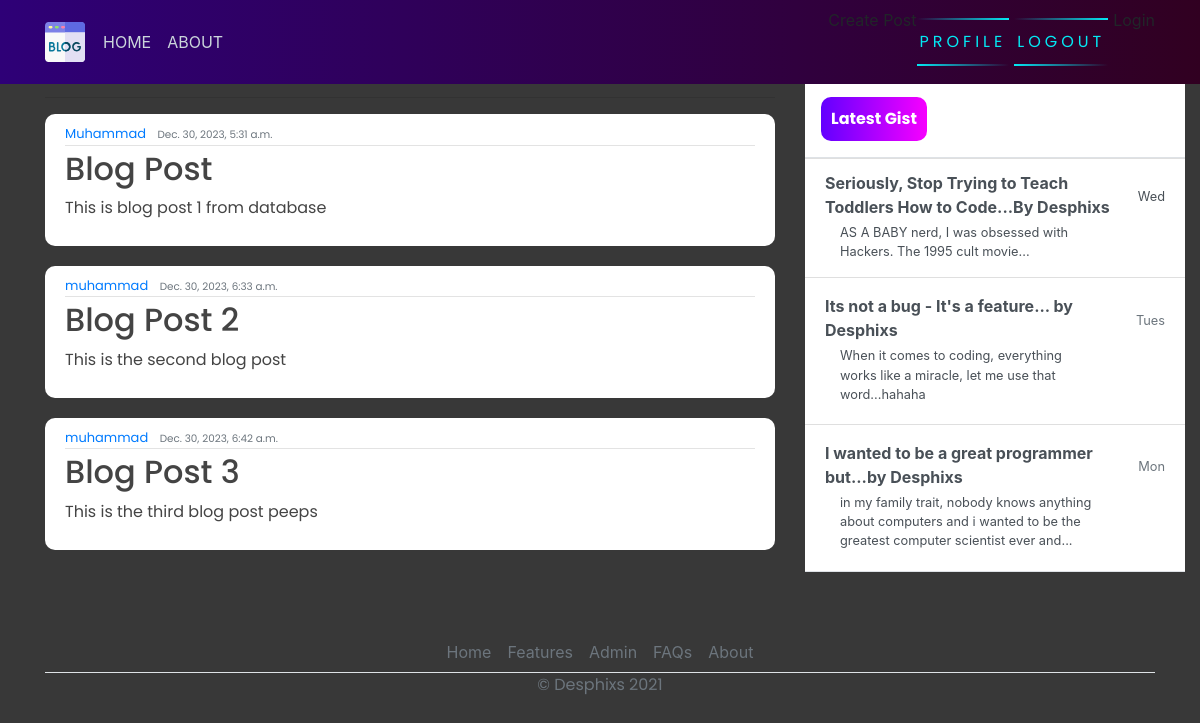
The page / on the database its author committed.
### blog/models.py (models this page shows, shortened)
class Post (models.Model):
    title = models.CharField(max_length=200)
    content = models.TextField()
    date_posted = models.DateTimeField(default=timezone.now)
    author = models.ForeignKey(User, on_delete=models.CASCADE)

### blog/views.py (the view)
# urls.py: path('', views.home, name="blog-home"),
def home(request):
    context = {
        'posts': Post.objects.all()
    }
    return render(request, 'blog/home.html', context)

### blog/templates/blog/home.html
{% extends 'blog/base.html'  %}
{% block content %}
<hr>
{%  for post in posts %}
    <article class="media content-section">
         <div class="media-body">
                <div class="article-metadata">
                <a class="mr-2" href="#">{{ post.author }}</a>
                <small class="text-muted">{{ post.date_posted }}</small>
            </div>
             <h2><a class = "article-title" href="#">{{post.title}}</a></h2>
             <p class="article-content">{{ post.content}}</p>
         </div>
        <br>
    </article>
{% endfor %}
 {% endblock %}

### blog/templates/blog/base.html (shortened to what this page needs)
{% load static %}
<!DOCTYPE html>
<html>
<head>
    <link rel="stylesheet" href="https://maxcdn.bootstrapcdn.com/bootstrap/4.0.0/css/bootstrap.min.css">
    <link rel="stylesheet" href="{% static 'blog/main.css' %}">
</head>
<body>
    <header class="site-header">
      <nav class="navbar navbar-expand-md navbar-dark bg-steel fixed-top">
        <div class="container">
          <div class="collapse navbar-collapse" id="navbarToggle">
            <div class="navbar-nav mr-auto">
              <a class="nav-item nav-link" href="{% url 'blog-home' %}">HOME</a>
              <a class="nav-item nav-link" href="{% url 'blog-about' %}">ABOUT</a>
            </div>
            <div class="navbar-nav">
                <a href="{% url 'profile' %}" id="auth-links">
                <span></span>
                <span></span>
                Profile
            </a>
                <a href="{% url 'logout' %}" id="auth-links">
                <span></span>
                <span></span>
                Logout
            </a>
            </div>
          </div>
        </div>
      </nav>
    </header>
    <main role="main" class="container">
      <div class="row">
          <div class="col-md-8">
          </div>
        <div class="col-md-8">
           {% block content %}{% endblock %}
        </div>
        <div class="col-md-4">
          <div class="content-sectionw">
            <div class="d-flex flex-column align-items-stretch flex-shrink-0 bg-white" style="width: 380px;" style="padding-top: 120px;">
                <a id="list-group" style="text-decoration: none;" href="" class="d-flex align-items-center flex-shrink-0 p-3 link-dark text-decoration-none border-bottom">
                  <span class="fs-5 fw-semibold" id="gist-btn">Latest Gist</span>
                </a>
                <div class="list-group list-group-flush border-bottom scrollarea">
                  <a href="#" class="list-group-item list-group-item-action  lh-tight" aria-current="true">
                    <div class="d-flex w-100 align-items-center justify-content-between">
                      <strong class="mb-1">Seriously, Stop Trying to Teach Toddlers How to Code...By Desphixs
                    </strong>
                      <small>Wed</small>
                    </div>
                    <div class="col-10 mb-1 small">AS A BABY nerd, I was obsessed with Hackers. The 1995 cult movie... </div>
                  </a>
                  <a href="#" class="list-group-item list-group-item-action py-3 lh-tight">
                    <div class="d-flex w-100 align-items-center justify-content-between">
                      <strong class="mb-1">Its not a bug - It's a feature... by Desphixs</strong>
                      <small class="text-muted">Tues</small>
                    </div>
                    <div class="col-10 mb-1 small">When it comes to coding, everything works like a miracle, let me use that word...hahaha</div>
                  </a>
                  <a href="#" class="list-group-item list-group-item-action py-3 lh-tight">
                    <div class="d-flex w-100 align-items-center justify-content-between">
                      <strong class="mb-1">I wanted to be a great programmer but...by Desphixs</strong>
                      <small class="text-muted">Mon</small>
                    </div>
                    <div class="col-10 mb-1 small">in my family trait, nobody knows anything about computers and i wanted to be the greatest computer scientist ever and...</div>
                  </a>
                </div>
              </div>
          </div>
        </div>
      </div>
        <footer class="" >
          <ul class="nav justify-content-center border-bottom"  style="margin-top: 60px;">
            <li class="nav-item"><a href="#" class="nav-link px-2 text-muted">Home</a></li>
            <li class="nav-item"><a href="#" class="nav-link px-2 text-muted">Features</a></li>
            <li class="nav-item"><a href="admin/" class="nav-link px-2 text-muted">Admin</a></li>
            <li class="nav-item"><a href="#" class="nav-link px-2 text-muted">FAQs</a></li>
            <li class="nav-item"><a href="#" class="nav-link px-2 text-muted">About</a></li>
          </ul>
          <p class="text-center text-muted">&copy; Desphixs 2021</p>
        </footer>
    </main>
</body>
</html>

### blog/static/blog/main.css (style rules this page uses)
body { background-color: rgb(56, 56, 56); margin-top: 5rem; background-size: contain; background-repeat: no-repeat; }
h1, h2, h3, h4, h5, h6, p { color: #444444; font-family: 'Poppins', sans-serif; }
ul { margin: 0; }
.bg-steel { background: linear-gradient(270deg, rgb(49, 0, 33) 0%, rgb(46, 0, 119) 100%); }
.site-header .navbar-nav .nav-link { color: #cbd5db; }
.content-section { background: #ffffff; padding: 10px 20px; border-radius: 10px; margin-bottom: 20px; }
.article-title { color: #444444; }
.article-content { white-space: pre-line; }
.article-metadata { font-family: 'Poppins', sans-serif; padding-bottom: 1px; margin-bottom: 4px; font-size: 13px; border-bottom: 1px solid #e3e3e3 }
svg { width: 50px; height: 50px; }
#auth-links { font-family: 'Poppins', sans-serif; position: relative; display: inline-block; padding: 12px 3px; margin: 10px 0; color: #03e9f4; text-decoration: none; text-transform: uppercase; transition: 0.5s; letter-spacing: 4px; overflow: hidden; margin-right: 5px; }
#auth-links span { position: absolute; display: block; }
#auth-links span:nth-child(1) { top: 0; left: 0; width: 100%; height: 2px; background: linear-gradient(90deg,transparent,#03e9f4); animation: animate1 1s linear infinite; }
#auth-links span:nth-child(3) { bottom: 0; right: 0; width: 100%; height: 2px; background: linear-gradient(270deg,transparent,#03e9f4); animation: animate3 1s linear infinite; animation-delay: 0.50s; }
#gist-btn { color: black; background: linear-gradient(270deg, rgb(247, 0, 255) 0%, rgb(98, 0, 255) 100%); padding: 10px; color: white; font-family: 'Poppins', sans-serif; font-weight: bold; border-radius: 10px; }

### rows shown on the page
Post: author "Muhammad", date_posted "Dec. 30, 2023, 5:31 a.m.", title "Blog Post", content "This is blog post 1 from database"
Post: author "muhammad", date_posted "Dec. 30, 2023, 6:33 a.m.", title "Blog Post 2", content "This is the second blog post"
Post: author "muhammad", date_posted "Dec. 30, 2023, 6:42 a.m.", title "Blog Post 3", content "This is the third blog post peeps"
